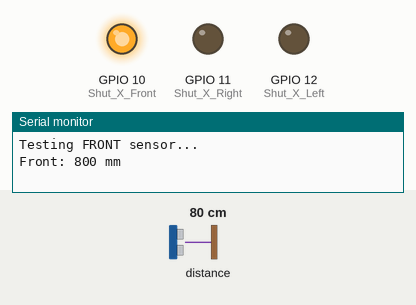
The sketch below on a simulated ESP32-S3. Parts: output pins drawn as LEDs (lit = HIGH), the last lines printed to the serial monitor. The inputs (shaded band) are chosen by the test bench; at power-on: distance to the obstacle 80 cm.

Above: at 0.1 s.
At 4.7 s:
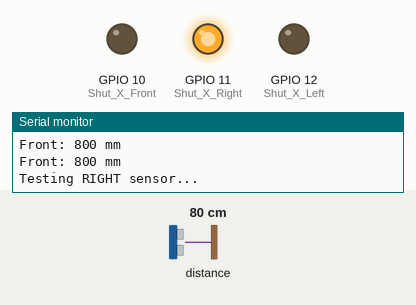
At 9.4 s:
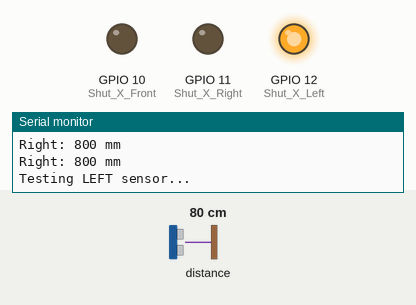
Timing chart, 0 to 10.9 s (numbered marks = the images above):
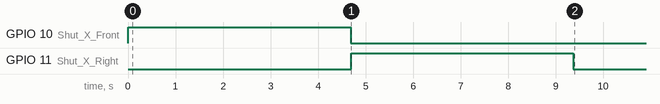

The sketch:

I2C_check.ino
```cpp
// ai generated code to test if the devices on I2C communication work

#include <Wire.h>
#include <Adafruit_VL53L0X.h>

#define SDA_PIN 8
#define SLC_PIN 9

const int Shut_X_Front = 10;
const int Shut_X_Right = 11;
const int Shut_X_Left = 12;

Adafruit_VL53L0X sensor = Adafruit_VL53L0X();

void setup() {
  Serial.begin(115200);
  Wire.begin(SDA_PIN, SLC_PIN);

  pinMode(Shut_X_Front, OUTPUT);
  pinMode(Shut_X_Right, OUTPUT);
  pinMode(Shut_X_Left, OUTPUT);

  // disable all
  digitalWrite(Shut_X_Front, LOW);
  digitalWrite(Shut_X_Right, LOW);
  digitalWrite(Shut_X_Left, LOW);
  delay(10);

  // test front only
  Serial.println("Testing FRONT sensor...");
  digitalWrite(Shut_X_Front, HIGH);
  delay(10);
  if (!sensor.begin()) {
    Serial.println("FRONT FAILED");
  } else {
    for (int i = 0; i < 20; i++) {
      Serial.printf("Front: %d mm\n", sensor.readRange());
      delay(200);
    }
  }

  // disable front, test right
  digitalWrite(Shut_X_Front, LOW);
  delay(10);
  Serial.println("Testing RIGHT sensor...");
  digitalWrite(Shut_X_Right, HIGH);
  delay(10);
  if (!sensor.begin()) {
    Serial.println("RIGHT FAILED");
  } else {
    for (int i = 0; i < 20; i++) {
      Serial.printf("Right: %d mm\n", sensor.readRange());
      delay(200);
    }
  }

  // disable right, test left
  digitalWrite(Shut_X_Right, LOW);
  delay(10);
  Serial.println("Testing LEFT sensor...");
  digitalWrite(Shut_X_Left, HIGH);
  delay(10);
  if (!sensor.begin()) {
    Serial.println("LEFT FAILED");
  } else {
    for (int i = 0; i < 20; i++) {
      Serial.printf("Left: %d mm\n", sensor.readRange());
      delay(200);
    }
  }

  Serial.println("Done.");
}

void loop() {}
```
